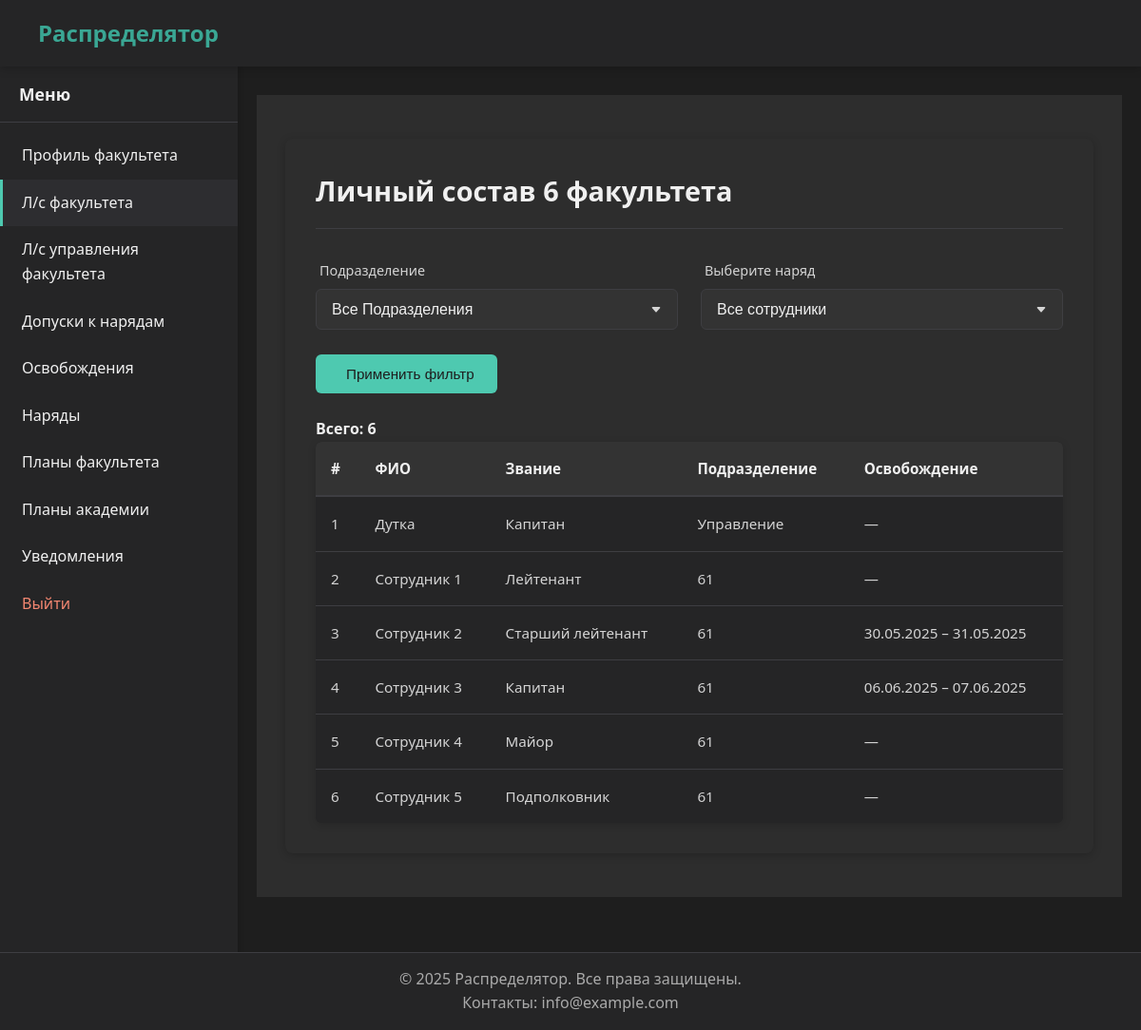
Screenshot of /faculty/staff/ (signed in) with the database file from the repository.
### unit/models.py (models this page shows, shortened)
class Faculty(models.Model):
    name = models.CharField(max_length=20, verbose_name="Название факультета", unique=True)
    class Meta:
        verbose_name = 'Факультет'
        verbose_name_plural = 'Факультеты'

class Department(models.Model):
    name = models.CharField(max_length=20, verbose_name="Название кафедры", unique=True)
    faculty = models.ForeignKey(
        'Faculty',
        on_delete=models.SET_NULL,
        null=True,
        blank=True,
        verbose_name="Факультет",
        related_name="departments"
    )
    class Meta:
        verbose_name = 'Кафедра'
        verbose_name_plural = 'Кафедры'
    def __str__(self):
        if self.faculty:
            return f"{self.name}"
        return self.name

### people/models.py (models this page shows, shortened)
class People(models.Model):
    full_name = models.CharField('ФИО', max_length=100)
    faculty = models.ForeignKey(
        Faculty,
        verbose_name='Факультет',
        on_delete=models.SET_NULL,
        null=True,
        blank=True
    )
    department = models.ForeignKey(
        Department,
        verbose_name='Кафедра',
        on_delete=models.SET_NULL,
        null=True,
        blank=True
    )
    rank = models.ForeignKey(
        Rank,
        verbose_name='Звание',
        on_delete=models.PROTECT
    )
    last_duty_date = models.DateField(
        'Дата последнего наряда',
        null=True,
        blank=True
    )
    workload = models.FloatField(
        'Нагрузка',
        default=0.0
    )
    class Meta:
        verbose_name = 'Человек'
        verbose_name_plural = 'Люди'
        ordering = ['full_name']

### rank/models.py (models this page shows)
class Rank(models.Model):
    rank = models.CharField('Звание', max_length=30, unique=True)
    class Meta:
        verbose_name = 'Звание'
        verbose_name_plural = 'Звания'
    def __str__(self):
        return self.rank

### faculty/views.py (the view)
# urls.py: path('staff/', views.FacultyStaffView.as_view(), name='staff'),
class FacultyStaffView(HasFacultyMixin, TemplateView):
    template_name = 'profiles/faculty/staff/list.html'
    def get_context_data(self, **kwargs):
        context = super().get_context_data(**kwargs)
        user = self.request.user
        if not hasattr(user, 'faculty') or not user.faculty:
            return context
        department_id = self.request.GET.get('department')
        duty_id = self.request.GET.get('duty')
        staff = People.objects.filter(
            Q(department__faculty=user.faculty) |
            Q(faculty=user.faculty, department__isnull=True)
        ).annotate(
            is_management=Case(
                When(department__isnull=True, then=Value(True)),
                default=Value(False),
                output_field=BooleanField()
            )
        ).select_related('department', 'rank').order_by('full_name')
        filtered_duties = Duty.objects.filter(
            Q(is_commandant=True) |
            Q(faculty=user.faculty, department__isnull=True)
        ).distinct()
        departments = Department.objects.filter(faculty=user.faculty)
        if department_id == 'management':
            staff = staff.filter(department__isnull=True)
        elif department_id:
            staff = staff.filter(department_id=department_id)
        if duty_id:
            staff = staff.filter(
                Q(department_duty_permissions__duty_id=duty_id) |
                Q(faculty_duty_permissions__duty_id=duty_id)
            ).distinct()
        today = timezone.now().date()
        table_items = []
        for idx, person in enumerate(staff, start=1):
            missing = None
            if person.department:
                missing = DepartmentMissing.objects.filter(
                    person=person,
                ).first()
            else:
                missing = FacultyMissing.objects.filter(
                    person=person,
                ).first()
            missing_info = '-'
            if missing:
                missing_info = f"{missing.start_date.strftime('%d.%m.%Y')} – {missing.end_date.strftime('%d.%m.%Y')}"
            dept_name = str(person.department) if person.department else 'Управление'
            table_items.append({
                'url': reverse('faculty:staff_detail', args=[person.pk]),
                'fields': [
                    {'value': idx},
                    {'value': person.full_name},
                    {'value': str(person.rank) if person.rank else '-'},
                    {'value': dept_name},
                    {'value': missing_info}
                ]
            })
        headers = [
            {'label': '#'},
            {'label': 'ФИО'},
            {'label': 'Звание'},
            {'label': 'Подразделение'},
            {'label': 'Освобождение'}
        ]
        context.update({
            'faculty': user.faculty,
            'headers': headers,
            'table_items': table_items,
            'departments': departments,
            'duties': filtered_duties,
            'selected_department': department_id,
            'selected_duty': duty_id,
            'total_people': len(table_items),
        })
        return context

### core/mixins.py (called while the page is built)
    def dispatch(self, request, *args, **kwargs):
        if not hasattr(request.user, 'faculty') or not request.user.faculty:
            messages.warning(request, "У вас нет прав доступа к этому разделу")
            return redirect('home')
        return super().dispatch(request, *args, **kwargs)

### core/templatetags/extras.py (called while the page is built)
@register.filter
def str_equal(value, arg):
    return str(value) == str(arg)

### core/utils.py (called while the page is built)
def get_user_type(user):
    if user.is_superuser:
        return 'admin'
    groups = list(user.groups.values_list('name', flat=True))
    if 'Комендант' in groups:
        return 'commandant'
    elif 'Факультет' in groups:
        return 'faculty'
    elif 'Кафедра' in groups:
        return 'department'
    return None

### templates/profiles/faculty/staff/list.html (shortened to what this page needs)
{% extends "base_account.html" %}
{% load static %}
{% load extras %}
{% block extra_head %}
<link rel="stylesheet" href="{% static 'css/forms.css' %}">
<link rel="stylesheet" href="{% static 'css/department.css' %}">
{% endblock %}
{% block account_content %}
<div class="department-staff-container">
    <div class="header-with-button">
        <h1>Личный состав {{ faculty.name }} факультета </h1>
    </div>
    <div class="filter-bar">
        <form method="get" class="filter-form">
            <div class="form-row">
                <div class="form-group">
                    <label for="department">Подразделение</label>
                    <select name="department" id="department" class="form-control">
                        <option value="">Все Подразделения</option>
                    </select>
                </div>
                <div class="form-group">
                    <label for="duty">Выберите наряд</label>
                    <select name="duty" id="duty" class="form-control">
                        <option value="">Все сотрудники</option>
                    </select>
                </div>
            </div>
            <br>
            <button type="submit" class="btn btn-primary">
                 Применить фильтр
            </button>
        </form>
    </div>
    <br>
    {% if table_items %}
        <p><strong>Всего: {{ total_people }}</strong></p>
        {% include "components/table.html" with headers=headers items=table_items class="staff-table" %}
    {% else %}
    <div class="empty-message">
        <p>Сотрудников не найдено</p>
    </div>
    {% endif %}
</div>
{% endblock %}

### templates/components/table.html (shortened to what this page needs)
<div class="table-responsive">
    <table class="data-table {{ class }}">
        <thead>
            <tr>
                {% for header in headers %}
                <th>{{ header.label }}</th>
                {% endfor %}
            </tr>
        </thead>
        <tbody>
            {% for item in items %}
            <tr class="clickable-row" data-url="{{ item.url }}">
                {% for field in item.fields %}
                <td {% if field.class %}class="{{ field.class }}"{% endif %}>
                    {% if field.value is not None and field.value != '-' %}
                        {{ field.value|safe }}
                    {% else %}
                        <span>—</span>
                    {% endif %}
                </td>
                {% endfor %}
            </tr>
            {% endfor %}
        </tbody>
    </table>
</div>

### static/css/base.css (style rules this page uses)
* { margin: 0; padding: 0; box-sizing: border-box; }
body { font-family: 'Segoe UI', Tahoma, Geneva, Verdana, sans-serif; background-color: #1e1e1e; color: #f0f0f0; line-height: 1.6; padding-top: 70px; padding-bottom: 0; margin-bottom: 60px; min-height: 100vh; position: relative; }

### static/css/buttons.css (style rules this page uses)
.btn { display: inline-flex; align-items: center; gap: 0.5rem; padding: 0.75rem 1.5rem; border-radius: 4px; font-size: 0.95rem; font-weight: 500; border: none; cursor: pointer; text-decoration: none; transition: background-color 0.3s, transform 0.2s; }
.btn-primary { background-color: #4ec9b0; color: #1e1e1e; }

### static/css/forms.css (style rules this page uses)
.form-group { display: flex; flex-direction: column; gap: 0.5rem; }
.form-row { display: flex; gap: 1.5rem; }
.form-row .form-group { flex: 1; }
label { color: #d4d4d4; font-size: 0.9rem; font-weight: 500; margin-left: 0.25rem; }
.form-control { background-color: #333; border: 1px solid #3e3e42; border-radius: 6px; padding: 0.75rem 1rem; color: #f0f0f0; font-size: 1rem; transition: all 0.3s ease; width: 100%; }
select.form-control { appearance: none; background-repeat: no-repeat; background-position: right 1rem center; background-size: 12px; padding-right: 2.5rem; }
.btn { display: inline-flex; align-items: center; justify-content: center; padding: 0.75rem 1.5rem; border-radius: 6px; font-weight: 500; transition: all 0.2s; border: none; cursor: pointer; font-size: 0.95rem; min-width: 120px; text-align: center; gap: 8px; }
.btn-primary { background-color: #4ec9b0; color: #1e1e1e; }
.staff-table tbody tr { transition: background-color 0.2s; }

### static/css/department.css (style rules this page uses)
.department-staff-container { padding: 2rem; background-color: #2d2d2d; border-radius: 8px; box-shadow: 0 2px 10px rgba(0, 0, 0, 0.2); margin: 1rem 0; }
.header-with-button { display: flex; justify-content: space-between; align-items: center; margin-bottom: 2rem; padding-bottom: 1rem; border-bottom: 1px solid #3e3e42; }
.header-with-button h1 { font-size: 1.8rem; color: #f0f0f0; margin: 0; }
.table-responsive { overflow-x: auto; border-radius: 6px; background-color: #252526; box-shadow: 0 2px 8px rgba(0, 0, 0, 0.15); }
.staff-table { width: 100%; border-collapse: collapse; font-size: 0.95rem; color: #d4d4d4; }
.staff-table th { background-color: #333; padding: 1rem; text-align: left; font-weight: 600; color: #f0f0f0; border-bottom: 2px solid #3e3e42; }
.staff-table td { padding: 1rem; border-bottom: 1px solid #3e3e42; vertical-align: middle; }
.staff-table tr:last-child td { border-bottom: none; }
.clickable-row { transition: background-color 0.2s ease; }
.department-staff-container { animation: fadeIn 0.3s ease-out; }

### rows the page displays
Faculty: name "6"
People: value "Дутка"
Rank: value "Капитан" "Капитан"
People: value "Сотрудник 1"
Rank: value "Лейтенант"
Department: value "61" "61" "61" "61" "61"
People: value "Сотрудник 2"
Rank: value "Старший лейтенант"
People: value "Сотрудник 3"
People: value "Сотрудник 4"
Rank: value "Майор"
People: value "Сотрудник 5"
Rank: value "Подполковник"

### other values shown
{{ item.name }} "Профиль факультета" "Л/с факультета" "Л/с управления факультета" "Допуски к нарядам" "Освобождения" "Наряды" "Планы факультета" "Планы академии" "Уведомления"
{{ total_people }} "6"
{{ header.label }} "#" "ФИО" "Звание" "Подразделение" "Освобождение"
{{ field.value|safe }} "1" "Управление" "2" "3" "30.05.2025 – 31.05.2025" "4" "06.06.2025 – 07.06.2025" "5" "6"
